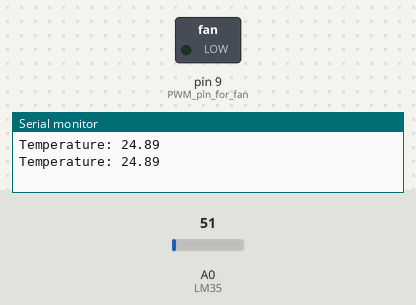
The sketch below on a simulated Arduino Uno, built with avr-gcc and run on an emulated ATmega328P. Parts: switched loads named in the sketch (green lamp = pin HIGH), the last lines printed to the serial monitor. Inputs (shaded band) come from the test bench; at power-on: A0 (LM35) = 51.

Above: at 1.8 s.
1.9 s: A0 (LM35) set to 57
At 3.2 s:
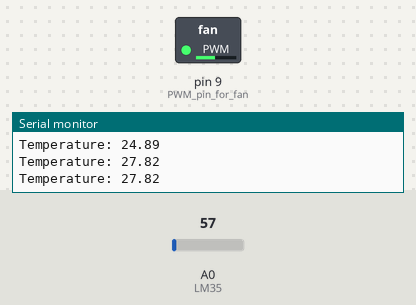
3.5 s: A0 (LM35) set to 86
At 5.0 s:
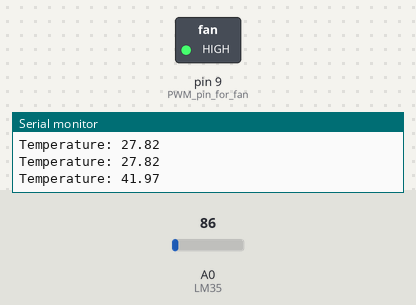
5.5 s: A0 (LM35) set to 71
At 6.5 s:
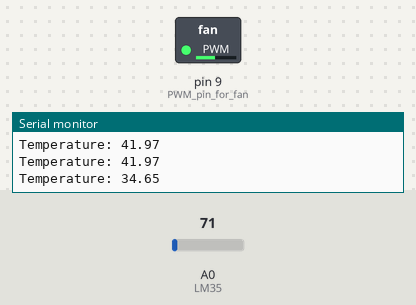
7.5 s: A0 (LM35) set to 112
At 9.3 s:
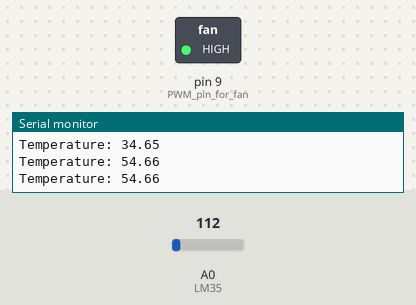
Timing chart, 0 to 10.5 s (numbered marks = the images above; inputs shaded):
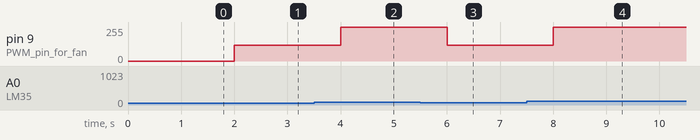

The sketch:

smart_fan.ino
```cpp
/*
 Smart Temperature Controlled Fan
 Author: Rama Tulasi
*/

int temp_value;        // raw sensor value
float temperature;     // converted temperature

void setup() {
    pinMode(9, OUTPUT);      // PWM pin for fan
    Serial.begin(9600);      // for monitoring
}

void loop() {

    temp_value = analogRead(A0);   // read LM35 sensor

    temperature = temp_value * 0.488;   // convert to °C

    Serial.print("Temperature: ");
    Serial.println(temperature);

    if (temperature < 25) {
        analogWrite(9, 0);       // Fan OFF
    }
    else if (temperature < 35) {
        analogWrite(9, 120);     // Medium speed
    }
    else {
        analogWrite(9, 255);     // Full speed
    }

    delay(1000);   // 1 second delay
}
```

Measured:
- the behaviour switches between 51 and 52 on A0 (LM35) (found by bisection; images 0 and 1)
- after the input at 1.9 s, pin 9 (PWM_pin_for_fan): 0/255 → 120/255 after 0.10 s
- after the input at 3.5 s, pin 9 (PWM_pin_for_fan): 120/255 → 255/255 after 0.50 s
- after the input at 5.5 s, pin 9 (PWM_pin_for_fan): 255/255 → 120/255 after 0.50 s
- after the input at 7.5 s, pin 9 (PWM_pin_for_fan): 120/255 → 255/255 after 0.51 s
